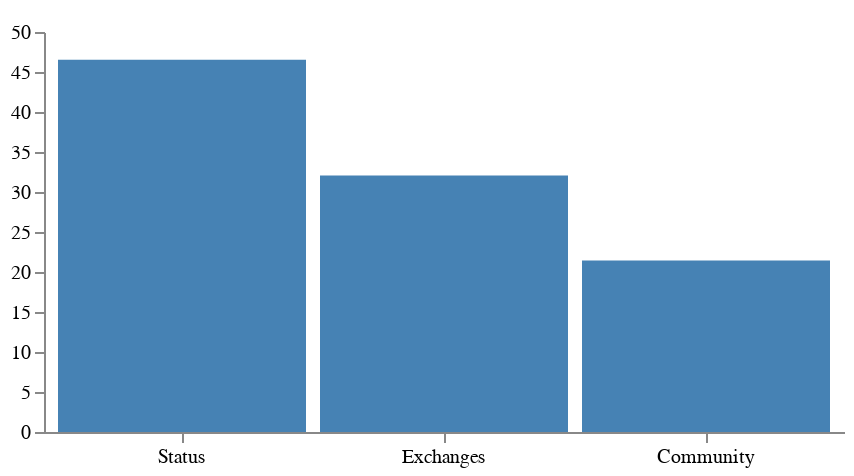

Here is the Vega-Lite specification saved for this chart:
### Vega specification from a JSON file in a GitHub repository (floating-point values rounded to 4 significant figures)
{"$schema": "https://vega.github.io/schema/vega/v5.json", "description": "A basic bar chart example, with value labels shown upon mouse hover.", "width": 400, "height": 200, "padding": 5, "data": [{"name": "table", "values": [{"category": "Status", "amount": 46.52}, {"category": "Exchanges", "amount": 32.05}, {"category": "Community", "amount": 21.43}]}], "signals": [{"name": "tooltip", "value": {}, "on": [{"events": "rect:mouseover", "update": "datum"}, {"events": "rect:mouseout", "update": "{}"}]}], "scales": [{"name": "xscale", "type": "band", "domain": {"data": "table", "field": "category"}, "range": "width", "padding": 0.05, "round": true}, {"name": "yscale", "domain": {"data": "table", "field": "amount"}, "nice": true, "range": "height"}], "axes": [{"orient": "bottom", "scale": "xscale"}, {"orient": "left", "scale": "yscale"}], "marks": [{"type": "rect", "from": {"data": "table"}, "encode": {"enter": {"x": {"scale": "xscale", "field": "category"}, "width": {"scale": "xscale", "band": 1}, "y": {"scale": "yscale", "field": "amount"}, "y2": {"scale": "yscale", "value": 0}}, "update": {"fill": {"value": "steelblue"}}, "hover": {"fill": {"value": "red"}}}}, {"type": "text", "encode": {"enter": {"align": {"value": "center"}, "baseline": {"value": "bottom"}, "fill": {"value": "#333"}}, "update": {"x": {"scale": "xscale", "signal": "tooltip.category", "band": 0.5}, "y": {"scale": "yscale", "signal": "tooltip.amount", "offset": -2}, "text": {"signal": "tooltip.amount"}, "fillOpacity": [{"test": "datum === tooltip", "value": 0}, {"value": 1}]}}}]}
